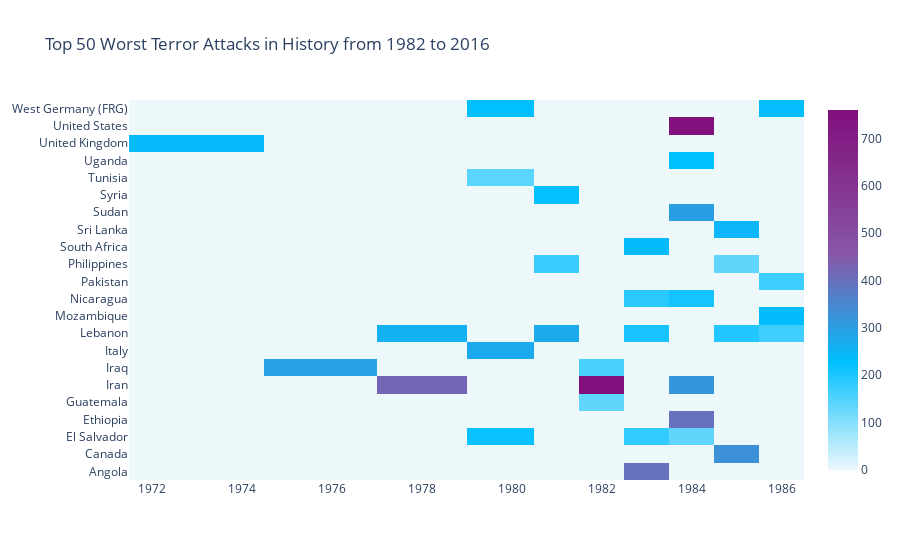

Notebook code cell kept with this figure:
### Code cell
import plotly.offline as py
py.init_notebook_mode(connected=True)
import plotly.graph_objs as go
trr['casualities'] = trr['Killed'] + trr['Wounded']
trr1 = trr.sort_values(by='casualities',ascending=False)[:50]
heat=trr1.pivot_table(index='Country',columns='Year',values='casualities')
heat.fillna(0,inplace=True)
colorscale = [[0, '#edf8fb'], [.3, '#00BFFF'],  [.6, '#8856a7'],  [1, '#810f7c']]
heatmap = go.Heatmap(z=heat.values, x=heat.columns, y=heat.index, colorscale=colorscale)
data = [heatmap]
layout = go.Layout(
    title='Top 50 Worst Terror Attacks in History from 1982 to 2016')
fig = go.Figure(data=data, layout=layout)
py.iplot(fig, filename='heatmap',show_link=False)

### Figure 1 — Plotly figure (JSON) as saved in the notebook; plotly's stock layout.template omitted (floating-point values rounded to 4 significant figures; data arrays with more than 128 entries replaced by an {"elided": "..."} marker saying what was removed)
{"data": [{"colorscale": [[0, "#edf8fb"], [0.3, "#00BFFF"], [0.6, "#8856a7"], [1, "#810f7c"]], "type": "heatmap", "x": [1973, 1976, 1978, 1980, 1981, 1982, 1983, 1984, 1985, 1986], "y": ["Angola", "Canada", "El Salvador", "Ethiopia", "Guatemala", "Iran", "Iraq", "Italy", "Lebanon", "Mozambique", "Nicaragua", "Pakistan", "Philippines", "South Africa", "Sri Lanka", "Sudan", "Syria", "Tunisia", "Uganda", "United Kingdom", "United States", "West Germany (FRG)"], "z": {"elided": "22x10 float values"}}], "layout": {"title": {"text": "Top 50 Worst Terror Attacks in History from 1982 to 2016"}}}
